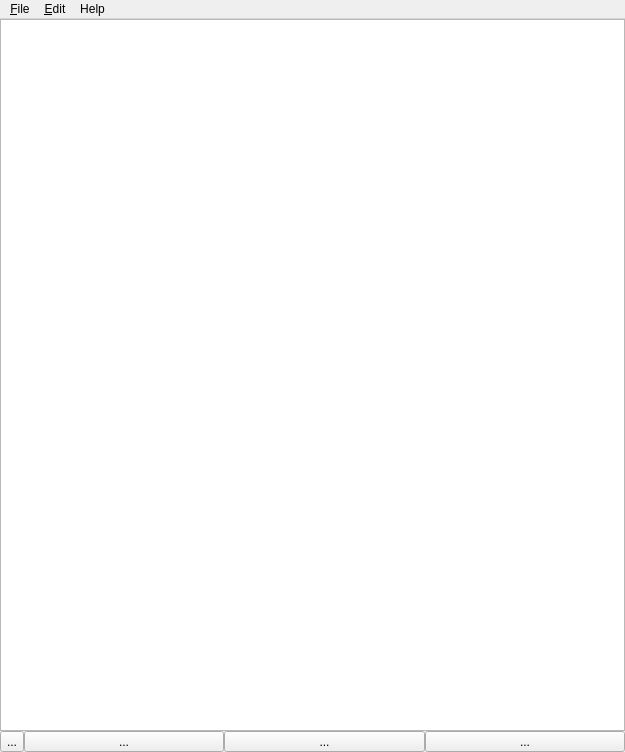
<?xml version="1.0" encoding="UTF-8"?>
<ui version="4.0">
 <class>MainWindow</class>
 <widget class="QMainWindow" name="MainWindow">
  <property name="geometry">
   <rect>
    <x>0</x>
    <y>0</y>
    <width>625</width>
    <height>752</height>
   </rect>
  </property>
  <property name="windowTitle">
   <string>MathMemo</string>
  </property>
  <property name="windowIcon">
   <iconset>
    <normalon>:/icons/tools-symbolic.svg</normalon>
   </iconset>
  </property>
  <widget class="QWidget" name="centralwidget">
   <property name="minimumSize">
    <size>
     <width>625</width>
     <height>721</height>
    </size>
   </property>
   <layout class="QVBoxLayout" name="verticalLayout">
    <property name="spacing">
     <number>0</number>
    </property>
    <property name="leftMargin">
     <number>0</number>
    </property>
    <property name="topMargin">
     <number>0</number>
    </property>
    <property name="rightMargin">
     <number>0</number>
    </property>
    <property name="bottomMargin">
     <number>0</number>
    </property>
    <item>
     <widget class="FormulaView" name="eq_view">
      <property name="sizePolicy">
       <sizepolicy hsizetype="Expanding" vsizetype="Expanding">
        <horstretch>0</horstretch>
        <verstretch>20</verstretch>
       </sizepolicy>
      </property>
     </widget>
    </item>
    <item>
     <layout class="QHBoxLayout" name="input_layout">
      <property name="spacing">
       <number>0</number>
      </property>
      <item>
       <widget class="QToolButton" name="prefs_menu_button">
        <property name="sizePolicy">
         <sizepolicy hsizetype="Maximum" vsizetype="Preferred">
          <horstretch>0</horstretch>
          <verstretch>0</verstretch>
         </sizepolicy>
        </property>
        <property name="text">
         <string>...</string>
        </property>
        <property name="icon">
         <iconset resource="mathmemo.qrc">
          <normaloff>:/icons/open-menu-symbolic.svg</normaloff>:/icons/open-menu-symbolic.svg</iconset>
        </property>
       </widget>
      </item>
      <item>
       <widget class="QToolButton" name="copy_profile_button">
        <property name="sizePolicy">
         <sizepolicy hsizetype="Preferred" vsizetype="Preferred">
          <horstretch>0</horstretch>
          <verstretch>0</verstretch>
         </sizepolicy>
        </property>
        <property name="toolTip">
         <string>Select copy profile</string>
        </property>
        <property name="text">
         <string>...</string>
        </property>
        <property name="icon">
         <iconset resource="mathmemo.qrc">
          <normaloff>:/icons/insert-image-symbolic.svg</normaloff>:/icons/insert-image-symbolic.svg</iconset>
        </property>
        <property name="popupMode">
         <enum>QToolButton::InstantPopup</enum>
        </property>
       </widget>
      </item>
      <item>
       <widget class="QToolButton" name="copy_button">
        <property name="sizePolicy">
         <sizepolicy hsizetype="Preferred" vsizetype="Preferred">
          <horstretch>0</horstretch>
          <verstretch>0</verstretch>
         </sizepolicy>
        </property>
        <property name="text">
         <string>...</string>
        </property>
        <property name="icon">
         <iconset resource="mathmemo.qrc">
          <normaloff>:/icons/edit-copy-symbolic.svg</normaloff>:/icons/edit-copy-symbolic.svg</iconset>
        </property>
       </widget>
      </item>
      <item>
       <widget class="QToolButton" name="add_new_button">
        <property name="sizePolicy">
         <sizepolicy hsizetype="Preferred" vsizetype="Preferred">
          <horstretch>0</horstretch>
          <verstretch>0</verstretch>
         </sizepolicy>
        </property>
        <property name="text">
         <string>...</string>
        </property>
        <property name="icon">
         <iconset resource="mathmemo.qrc">
          <normaloff>:/icons/list-add-symbolic.svg</normaloff>:/icons/list-add-symbolic.svg</iconset>
        </property>
        <property name="shortcut">
         <string>Ctrl+Shift+=</string>
        </property>
       </widget>
      </item>
     </layout>
    </item>
   </layout>
  </widget>
  <widget class="QMenuBar" name="menubar">
   <property name="geometry">
    <rect>
     <x>0</x>
     <y>0</y>
     <width>625</width>
     <height>31</height>
    </rect>
   </property>
   <widget class="QMenu" name="menuFile">
    <property name="title">
     <string>&amp;File</string>
    </property>
    <addaction name="actionOpen"/>
    <addaction name="actionSave"/>
    <addaction name="actionSave_As"/>
    <addaction name="actionQuit"/>
   </widget>
   <widget class="QMenu" name="menuEdit">
    <property name="title">
     <string>&amp;Edit</string>
    </property>
    <addaction name="actionSettings"/>
   </widget>
   <widget class="QMenu" name="menuHelp">
    <property name="title">
     <string>Help</string>
    </property>
    <addaction name="actionMathMemo_Help"/>
    <addaction name="actionAbout_MathMemo"/>
   </widget>
   <addaction name="menuFile"/>
   <addaction name="menuEdit"/>
   <addaction name="menuHelp"/>
  </widget>
  <action name="menuCopyProfile">
   <property name="icon">
    <iconset>
     <normalon>:/icons/insert-image-symbolic.svg</normalon>
    </iconset>
   </property>
   <property name="text">
    <string>Copy Profile</string>
   </property>
   <property name="toolTip">
    <string>Select default copy action</string>
   </property>
   <property name="shortcut">
    <string>Ctrl+M</string>
   </property>
  </action>
  <action name="actionSettings">
   <property name="text">
    <string>&amp;Settings</string>
   </property>
   <property name="shortcut">
    <string>S</string>
   </property>
  </action>
  <action name="actionOpen">
   <property name="text">
    <string>Open</string>
   </property>
  </action>
  <action name="actionSave">
   <property name="text">
    <string>Save</string>
   </property>
  </action>
  <action name="actionSave_As">
   <property name="text">
    <string>Save As</string>
   </property>
  </action>
  <action name="actionMathMemo_Help">
   <property name="text">
    <string>MathMemo Help</string>
   </property>
  </action>
  <action name="actionAbout_MathMemo">
   <property name="text">
    <string>About MathMemo</string>
   </property>
  </action>
  <action name="actionQuit">
   <property name="text">
    <string>Quit</string>
   </property>
  </action>
 </widget>
 <customwidgets>
  <customwidget>
   <class>FormulaView</class>
   <extends>QListView</extends>
   <header>formulaview.h</header>
  </customwidget>
 </customwidgets>
 <resources>
  <include location="mathmemo.qrc"/>
  <include location="mathmemo.qrc"/>
 </resources>
 <connections/>
</ui>
